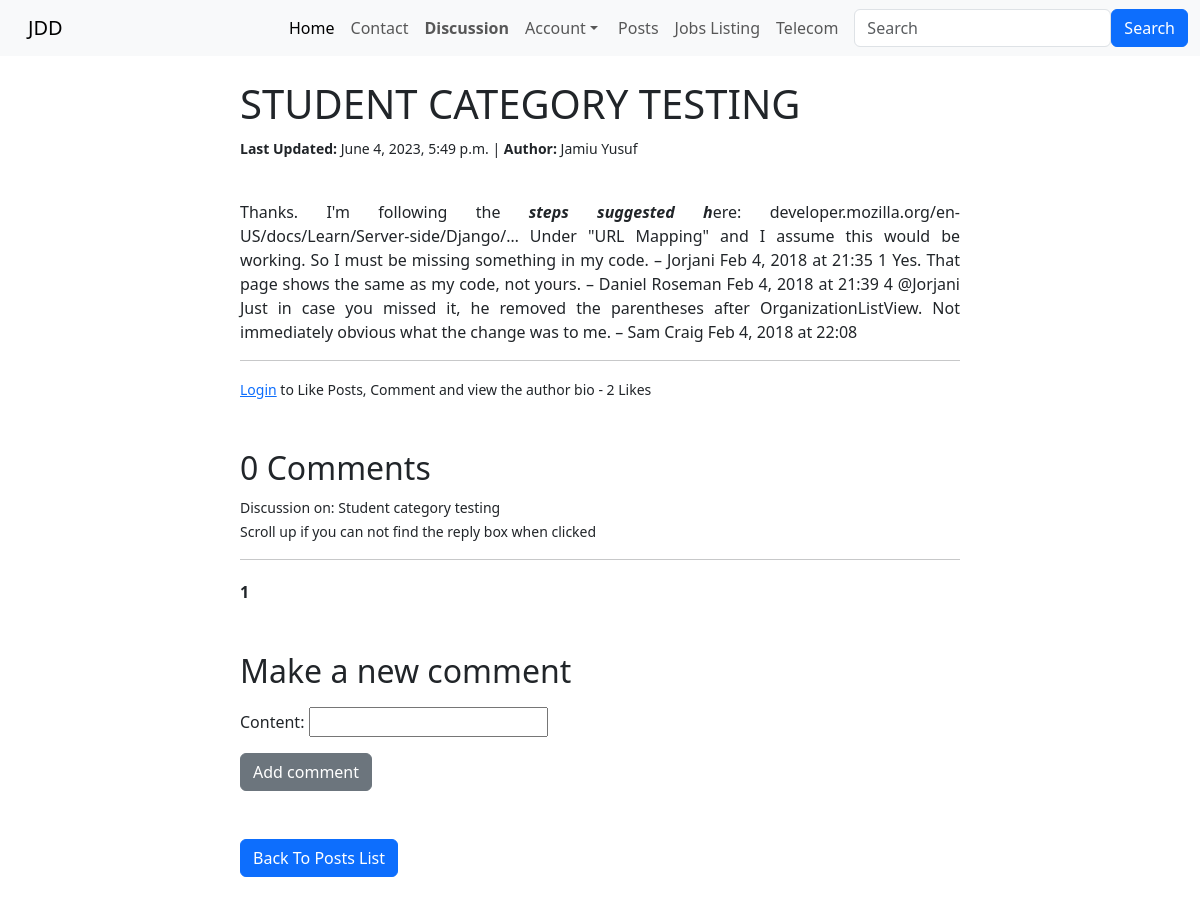
The page /blog/57/ (upper part) on the database as committed earlier.
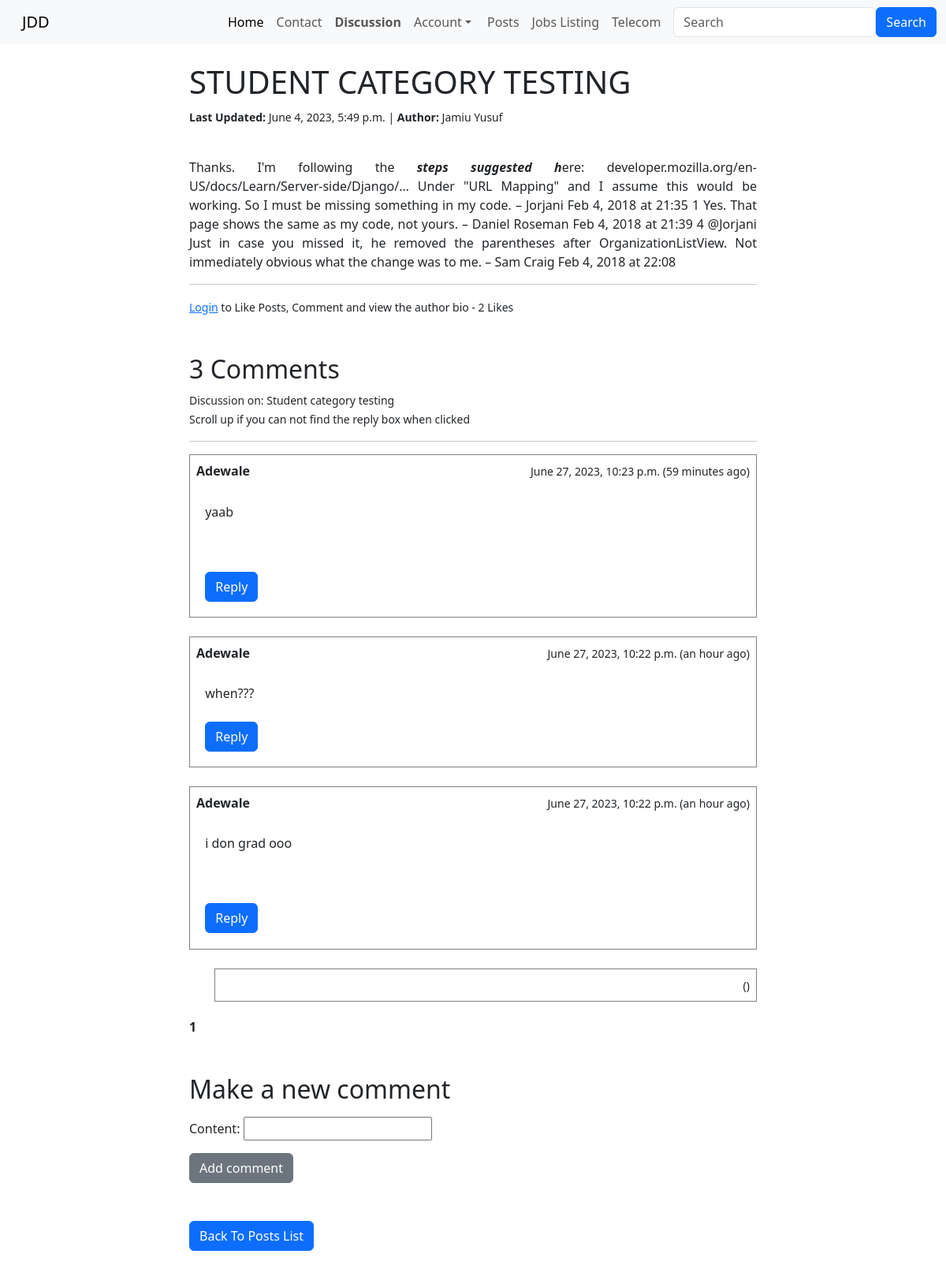
The same page on the database as committed later.
### index/models.py (models this page shows, shortened)
class Comment(MPTTModel):
    user = models.ForeignKey(User, on_delete=models.CASCADE)
    post = models.ForeignKey(BlogPost, on_delete=models.CASCADE, related_name='comments')
    content = RichTextField(blank=True, null=True)
    date = models.DateTimeField(auto_now_add=True)
    status = models.BooleanField(default=True)
    parent = TreeForeignKey('self', on_delete=models.CASCADE, null=True, blank=True, related_name='replies')
    class MPTTMeta:
        order_insertion_by = ['date']
    class Meta:
        ordering = ('date', )

### index/views.py (the view)
# urls.py: path('blog/<int:pk>/', BlogDetailsView.as_view(), name='blog_details'),
class BlogDetailsView(DetailView):
    model = models.BlogPost
    template_name = 'home/blog_details.html'
    paginate_by = 5  # Number of comments per page
    context_object_name = 'post'
    def get_context_data(self, **kwargs):
        context = super().get_context_data(**kwargs)
        post = self.get_object()
        comments = post.comments.filter(status=True).order_by('-date')
        paginator = Paginator(comments, self.paginate_by)
        page_number = self.request.GET.get('page')
        try:
            page_obj = paginator.page(page_number)
        except PageNotAnInteger:
            page_obj = paginator.page(1)
        except EmptyPage:
            page_obj = paginator.page(paginator.num_pages)
        total_comments = comments.count()  # Get the total number of comments
        context['comments'] = page_obj
        context['comment_form'] = NewCommentForm()
        context['total_likes'] = post.total_likes()
        context['liked'] = post.likes.filter(id=self.request.user.id).exists()
        context['total_comments'] = total_comments  # Add total_comments to the context
        return context

### account/forms.py
class NewCommentForm(forms.ModelForm):
    content = forms.CharField(widget=CKEditorWidget())
    parent = TreeNodeChoiceField(queryset=Comment.objects.all())
    def __init__(self, *args, **kwargs):
        super().__init__(*args, **kwargs)
        self.fields['parent'].required = False
        self.fields['parent'].label = ''
        self.fields['parent'].widget.attrs.update({'class': 'd-none'})
    class Meta:
        model = Comment
        fields = ('parent', 'content')

### index/models.py (called while the page is built)
    def total_likes(self):
        return self.likes.count()

### index/templates/home/blog_details.html (shortened to what the changed rows need)
{% extends 'home/base.html' %}
{% load static %}
{% load humanize %}
{% load mptt_tags %}
{% block body %}
<div class="container">
    <div class="row justify-content-center">
        <div class="col-lg-8">
            <div class="post-container">
                <div class="post-title">
                    <h1>{{ object.title | upper }}</h1>
                </div>
<br><br>
                <div>
                    <h2>{{ total_comments }} Comment{{ total_comments|pluralize }}</h2>
                        <small>Discussion on: {{ object.title }}</small> <br>
                        <small>Scroll up if you can not find the reply box when clicked</small><hr>
                    <div>
                        {% for comment in comments %}
                            <div id="{{ comment.id }}">
                                <div style="border: 1px solid gray">
                                    <div class="d-flex">
                                        <div class="p-2 flex-grow-1"><b>{{ comment.user }}</b></div>
                                        <div class="p-2"><small>{{ comment.date }} ({{ comment.date|naturaltime }})</small></div>
                                    </div>
                                    <div style="padding: 1.2rem;">
                                        {{ comment.content | safe }}
                                        {% if comment.level < 3 %} <br><br>
                                            <button type="button" class="btn btn-primary" onclick="myFunction('{{ comment.id }}')">Reply</button>
                                        {% endif %}
                                    </div>
                                </div>
                <br>
                                <div>
                                    {% if not comment.is_leaf_node %}
                                        <div class="children-comment">
                                            {% recursetree comment.get_children %}
                                                <div id="{{ node.id }}">
                                                    <div style="border: 1px solid gray">
                                                        <div class="d-flex">
                                                            <div class="p-2 flex-grow-1"><b>{{ node.user }}</b></div>
                                                            <div class="p-2"><small>{{ node.date }} ({{ node.date|naturaltime }})</small></div>
                                                        </div>
                                                    </div>
                                                </div>
                                            {% endrecursetree %}
                                        </div>
                                    {% endif %}
                                </div>
                            </div>
                        {% endfor %}
                    </div>
                    <div class="pagination">
                        {% for page_num in comments.paginator.page_range %}
                            {% if page_num == comments.number %}
                                <span class="pagination-number current-page">{{ page_num }}</span>
                            {% else %}
                                <a href="?page={{ page_num }}" class="pagination-link">{{ page_num }}</a>
                            {% endif %}
                        {% endfor %}
                    </div>
                    <br><br>
                    <div>
                        <h2>Make a new comment</h2>
                        <form id="myForm" method="POST" action="{% url 'index:add_comment' object.id %}">
                        </form>
                    </div>
                </div>
                <br><br>
                <a href="{% url 'index:blog_list' %}" class="btn btn-primary">Back To Posts List</a><br><br>
            </div>
        </div>
    </div>
</div>
{% endblock %}

Rows that differ between the two databases and show on the page:
added Comment: user "Adewale", date "June 27, 2023, 10:23 p.m.", date "59 minutes ago", content "yaab"
added Comment: user "Adewale", date "June 27, 2023, 10:22 p.m.", date "an hour ago", content "when???"
added Comment: user "Adewale", date "June 27, 2023, 10:22 p.m.", date "an hour ago", content "i don grad ooo"
Other text that changed with them:
{{ total_comments }}: "0" → "3"
